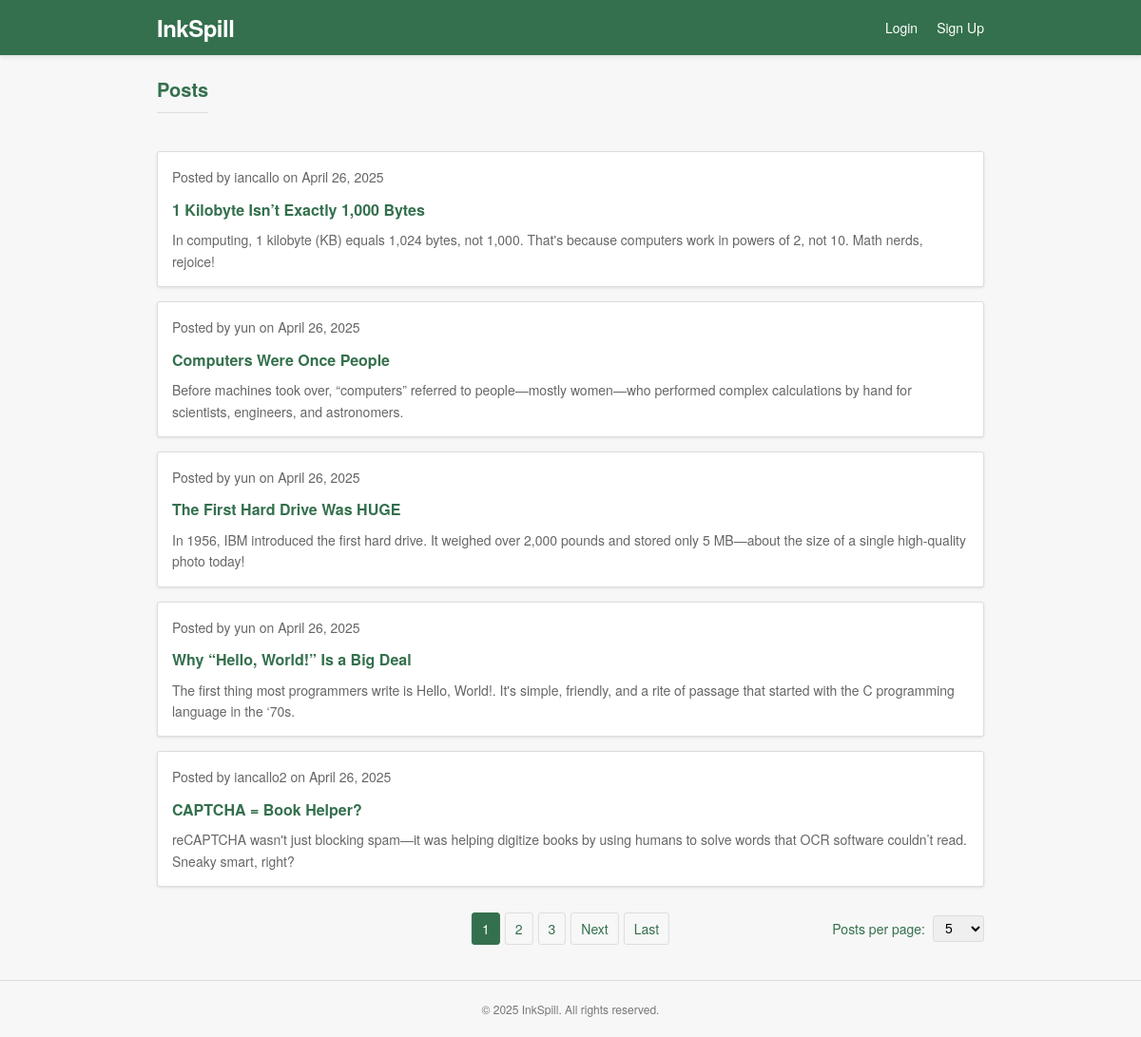
The app's page /, older data.
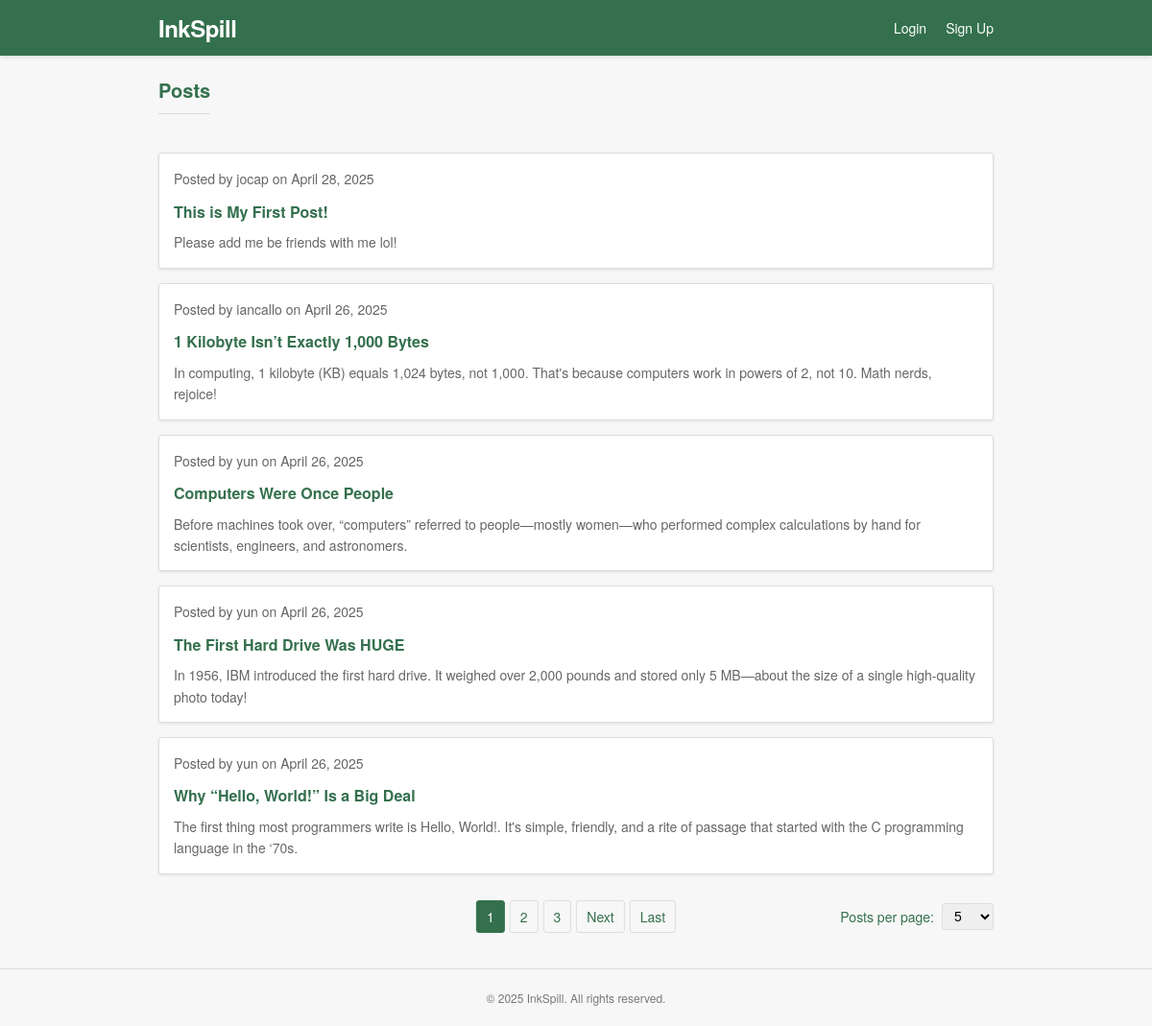
The same page, newer data.
### posts/models.py (models this page shows, shortened)
class Post(models.Model):
    title = models.CharField(max_length=200)
    description = models.TextField()
    content = models.TextField()
    author = models.ForeignKey(User, on_delete=models.CASCADE, related_name='posts', null=True, blank=True)
    created_at = models.DateTimeField(null=True, blank=True)

### posts/views.py (the view)
# urls.py: path("", PostListView.as_view(), name="post_list"),
class PostListView(ListView):
    model = Post
    template_name = "posts/pages/index.html"
    context_object_name = 'posts'
    paginate_by = 5  # Default value
    def get_queryset(self):
        return Post.objects.all().order_by('-created_at')
    def get_paginate_by(self, queryset):
        per_page = self.request.GET.get('per_page', 5)
        try:
            per_page = int(per_page)
            if per_page not in [5, 10, 20, 50]:
                per_page = 5
        except (ValueError, TypeError):
            per_page = 5
        return per_page
    def get_context_data(self, **kwargs):
        context = super().get_context_data(**kwargs)
        context['per_page'] = self.get_paginate_by(None)
        context['per_page_options'] = [5, 10, 20, 50]
        return context

### posts/templates/posts/pages/index.html (shortened to what this page needs)
{% extends 'posts/layouts/base.html' %}
{% block content %}
<div class="page-header">
    <h1 class="page-title">Posts</h1>
</div>
<div class="post-list">
    {% for post in posts %}
        <div class="post-card">
            <div class="post-meta">
                <span>Posted by {{ post.author.username }} on {{ post.created_at|date:"F j, Y" }}</span>
            </div>
            <div class="post-title">
                <a href="{% url 'post_detail' post.pk %}">{{ post.title }}</a>
            </div>
            <div class="post-description">
                {{ post.content|truncatewords:50 }}
            </div>
        </div>
    {% empty %}
        <p>No posts yet.</p>
    {% endfor %}
</div>
{% include 'posts/components/pagination.html' %}
{% endblock %}

### posts/templates/posts/layouts/base.html (shortened to what this page needs)
{% load static %}
<!DOCTYPE html>
<html lang="en">
<head>
</head>
<body>
    {% include 'posts/components/topbar.html' %}
    <div class="container">
        {% block content %}
        {% endblock %}
    </div>
    <footer class="footer">
        <p>&copy; {% now "Y" %} InkSpill. All rights reserved.</p>
    </footer>
</body>
</html>

### posts/templates/posts/components/topbar.html (shortened to what this page needs)
<header class="header">
    <div class="header-container">
        <div class="logo">
            <a href="{% url 'post_list' %}">InkSpill</a>
        </div>
        <nav class="nav-links">
            {% if user.is_authenticated %}
                <a href="{% url 'post_create' %}" class="nav-link">Create Post</a>
                <a href="{% url 'logout' %}" class="nav-link">Logout</a>
            {% else %}
                <a href="{% url 'login' %}" class="nav-link">Login</a>
                <a href="{% url 'signup' %}" class="nav-link">Sign Up</a>
            {% endif %}
        </nav>
    </div>
</header>

### posts/templates/posts/components/pagination.html (shortened to what this page needs)
{% if is_paginated %}
<div class="pagination">
    <div class="pagination-links">
        {% for num in page_obj.paginator.page_range %}
            {% if page_obj.number == num %}
                <span class="pagination-link current">{{ num }}</span>
            {% elif num > page_obj.number|add:'-3' and num < page_obj.number|add:'3' %}
                <a href="?page={{ num }}{% if per_page %}&per_page={{ per_page }}{% endif %}" class="pagination-link">{{ num }}</a>
            {% endif %}
        {% endfor %}
        {% if page_obj.has_next %}
            <a href="?page={{ page_obj.next_page_number }}{% if per_page %}&per_page={{ per_page }}{% endif %}" class="pagination-link">Next</a>
            <a href="?page={{ page_obj.paginator.num_pages }}{% if per_page %}&per_page={{ per_page }}{% endif %}" class="pagination-link">Last</a>
        {% endif %}
    </div>
    <form method="get" id="perPageForm" class="per-page-form">
        <label for="per_page">Posts per page:</label>
        <select name="per_page" id="per_page" onchange="document.getElementById('perPageForm').submit();">
            {% for option in per_page_options %}
                <option value="{{ option }}" {% if per_page == option %}selected{% endif %}>{{ option }}</option>
            {% endfor %}
        </select>
    </form>
</div>
{% endif %}

### posts/templates/posts/layouts/base.html (style rules this page uses)
* { margin: 0; padding: 0; box-sizing: border-box; }
body { font-family: 'Lucida Grande', 'Frutiger', 'Helvetica Neue', Arial, sans-serif; background-color: #f7f7f7; color: #333; line-height: 1.6; }
.container { max-width: 900px; margin: 20px auto; padding: 0 15px; }
.page-title { color: #34704D; margin-bottom: 20px; font-size: 20px; font-weight: bold; padding-bottom: 8px; border-bottom: 1px solid #ddd; }
.footer { text-align: center; padding: 20px 15px; margin-top: 30px; color: #777; font-size: 12px; border-top: 1px solid #ddd; }

### posts/templates/posts/pages/index.html (style rules this page uses)
.post-list { display: flex; flex-direction: column; gap: 15px; }
.post-card { background-color: white; border: 1px solid #ddd; border-radius: 3px; padding: 15px; box-shadow: 0 1px 3px rgba(0, 0, 0, 0.1); transition: transform 0.2s ease; }
.post-title { margin-bottom: 8px; }
.post-title a { color: #34704D; text-decoration: none; font-size: 16px; font-weight: bold; }
.post-description { color: #666; font-size: 14px; }
.page-header { display: flex; justify-content: space-between; align-items: center; margin-bottom: 20px; }
.post-meta { color: #666; font-size: 14px; margin-bottom: 10px; display: flex; justify-content: space-between; align-items: center; }

### posts/templates/posts/components/topbar.html (style rules this page uses)
.header { background-color: #34704D; color: white; padding: 10px 0; box-shadow: 0 2px 4px rgba(0, 0, 0, 0.1); }
.header-container { max-width: 900px; margin: 0 auto; padding: 0 15px; display: flex; justify-content: space-between; align-items: center; }
.logo { font-size: 24px; font-weight: bold; letter-spacing: -0.5px; }
.logo a { color: white; text-decoration: none; }
.nav-links { display: flex; gap: 20px; }
.nav-link { color: white; text-decoration: none; font-size: 14px; }

### posts/templates/posts/components/pagination.html (style rules this page uses)
.pagination { margin-top: 20px; display: flex; align-items: center; position: relative; min-height: 48px; }
.pagination-links { position: absolute; left: 50%; transform: translateX(-50%); display: flex; gap: 5px; }
.per-page-form { margin-left: auto; display: flex; align-items: center; gap: 8px; }
.per-page-form label { font-size: 14px; color: #34704D; }
.per-page-form select { padding: 4px 8px; border: 1px solid #ddd; border-radius: 3px; font-size: 14px; }
.pagination-link { padding: 5px 10px; border: 1px solid #ddd; border-radius: 3px; text-decoration: none; color: #34704D; font-size: 14px; transition: all 0.2s; }
.pagination-link.current { background-color: #34704D; color: white; border-color: #34704D; }

Row changes from the older to the newer data that the page shows:
no longer on this page (row unchanged): Post: author.username "iancallo2", created_at "April 26, 2025", title "CAPTCHA = Book Helper?", content "reCAPTCHA wasn't just blocking spam—it was helping digitize books by using humans to solve words that OCR software couldn’t read. Sneaky smart, right?"
added Post: author.username "jocap", created_at "April 28, 2025", title "This is My First Post!", content "Please add me be friends with me lol!"
